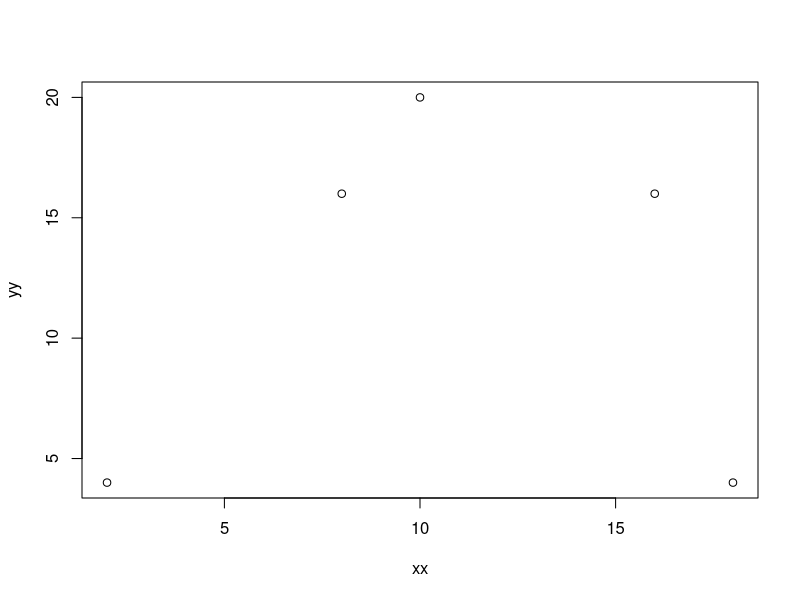
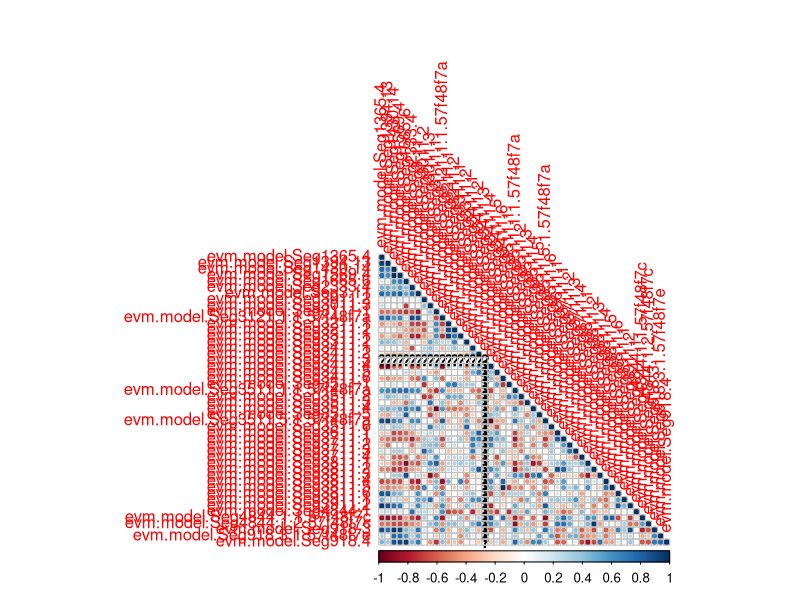

The R script that drew these images, in order:
# eye correlation

#Are the expression of eye genes correlated?

eye_genes <- read.csv("mean_eye_counts.csv", sep = "\t", as.is = T)
dim(eye_genes)

# name the rows
rownames(eye_genes) <- eye_genes$X
colnames(eye_genes)
eye_genes <- eye_genes[, -1]
head(eye_genes)

gene_corrs <- matrix(NA, nrow = nrow(eye_genes), ncol = nrow(eye_genes))
rownames(gene_corrs) <- rownames(eye_genes)
colnames(gene_corrs) <- rownames(eye_genes)
head(gene_corrs)

for (ii in rownames(eye_genes)){
  for (jj in rownames(eye_genes)) {
    corr = cor(as.numeric(eye_genes[ii, ]), 
               as.numeric(eye_genes[jj, ]))
    gene_corrs[ii, jj] <- corr
  }
}

library(corrplot)
pdf("eye_genes_corr_heatmap.pdf", width = 15, height = 15)
corrplot(gene_corrs, type = "lower")
dev.off()


###TEST###
#testing correlation
xx <- c(2, 8, 10, 16, 18)
yy <- c(4, 16, 20, 16, 4)

plot(yy ~ xx)
cor(xx, yy)
p_value <- cor.test(xx, yy)$p.value

